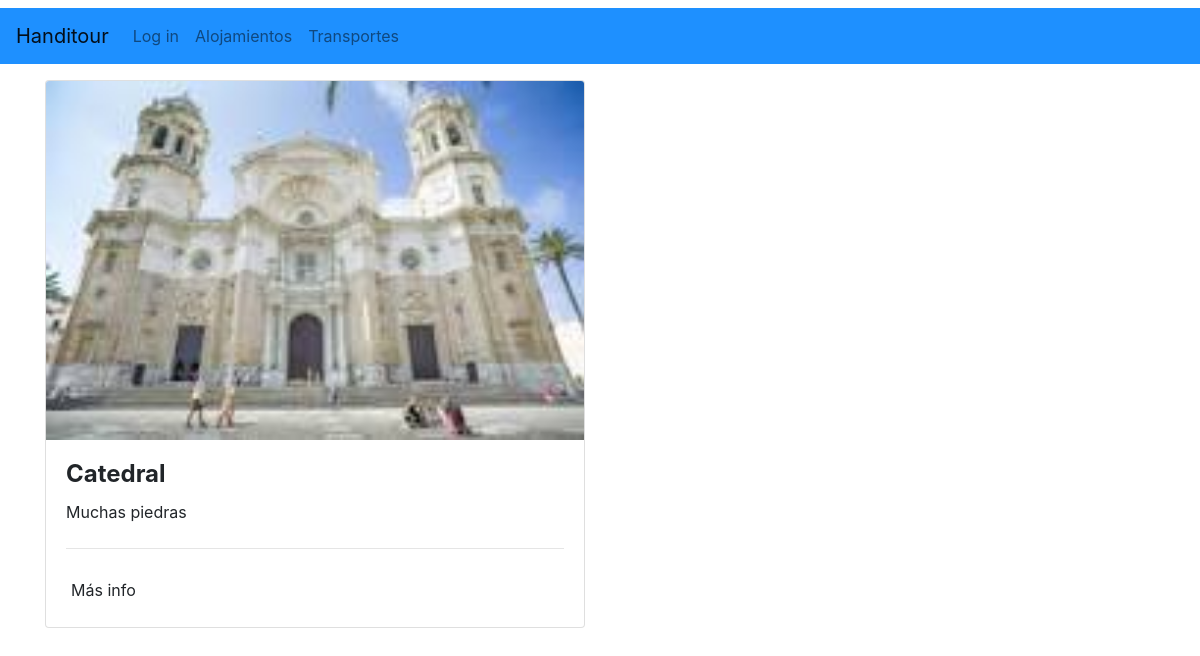
/ciudad/1/, run on the app's committed database.
### handitour/models.py (models this page shows, shortened)
class Monumento(models.Model):
    nombre = models.CharField(max_length=30)
    agno_inaguracion = models.CharField(max_length=9)
    historia = models.TextField(max_length=500)
    localizacion = models.CharField(max_length=30)
    precio_pers = models.DecimalField(default=0, max_digits=4, decimal_places=2)
    precio_disc = models.DecimalField(default=0, max_digits=4, decimal_places=2)
    barrio = models.ForeignKey("Barrio", null = True, on_delete=models.CASCADE)
    foto = models.FileField(null=True, upload_to="img/monumento")

### handitour/views.py (the view)
# urls.py: path('ciudad/<id>/', views.ciudad_monumento, name="ciudad_monumento"),
def ciudad_monumento(request, id):
    ciudad = get_object_or_404(Ciudad, id=id)
    monumentos = Monumento.objects.filter(barrio__ciudad=ciudad)
    return render(request, "ciudad.html", {'monumentos': monumentos})

### handitour/templates/ciudad.html (shortened to what this page needs)
{% extends "base.html" %}
{% block nav %}
    <a class="nav-link" href="#">Alojamientos</a>
    <a class="nav-link" href="#">Transportes</a>
{% endblock %}
{% block content %}
    <div class="row">
        {% for monumento in monumentos %}
            <div class="col-md-12 col-lg-6 mt-3" style="height: 600px; width: 200px; overflow: scroll;">
                <div class="card booking-card">
                  <div class="view overlay">
                    <img class="card-img-top" src="{{ monumento.foto.url }}" alt="Card image cap">
                  </div>
                  <div class="card-body">
                    <h4 class="card-title font-weight-bold" id="loca"><a>{{ monumento.nombre }}</a></h4>
                     <p class="card-text">{{ monumento.historia }}</p>
                    <hr class="my-4">
                    <a href="#" class="btn btn-flat deep-purple-text p-1 mx-0 mb-0">Más info</a>
                  </div>
                </div>
    </div>
    {% endfor %}
    </div>
            {% load easy_maps_tags %}
{% endblock %}

### data on the page
Monumento: foto (picture), nombre "Catedral", historia "Muchas piedras"
